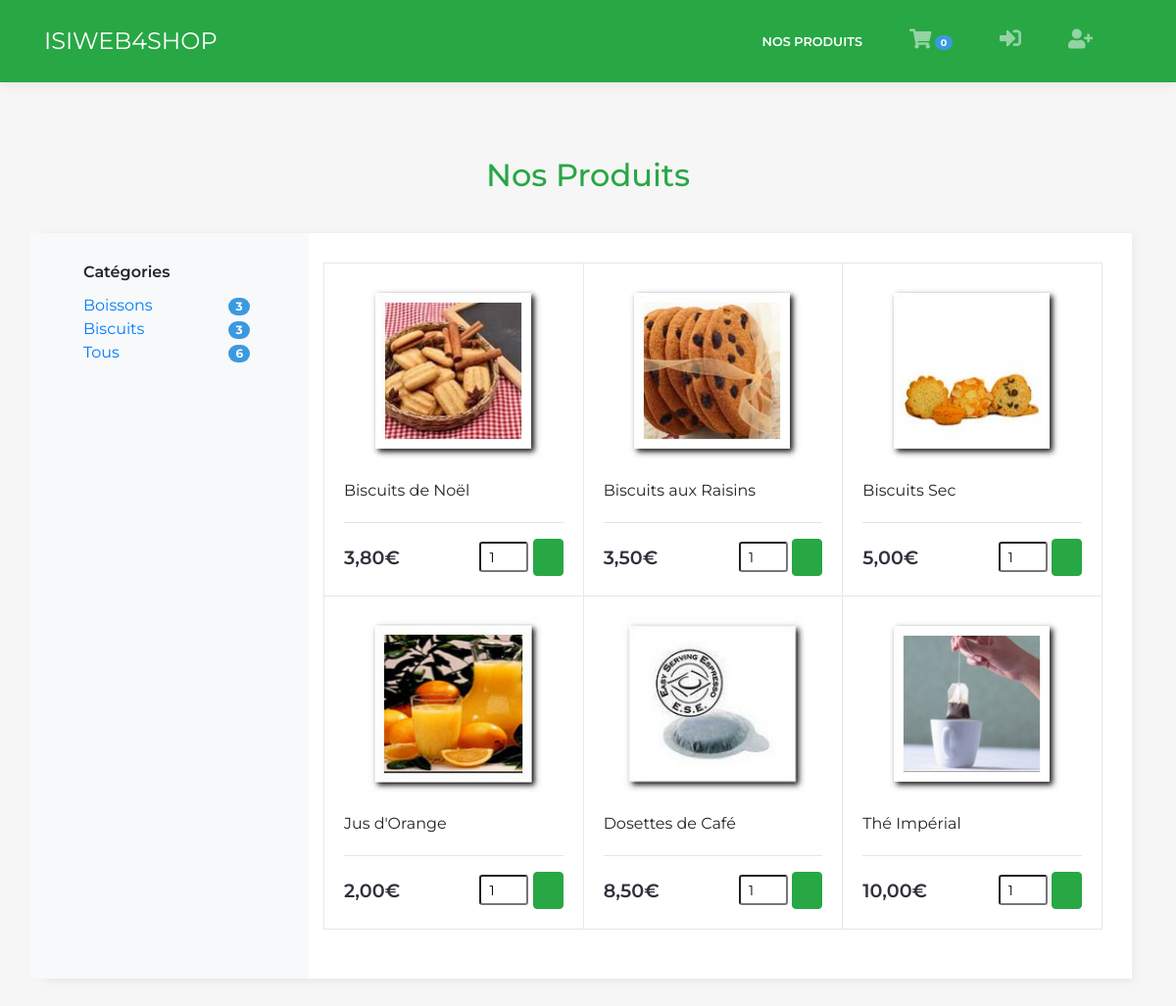
Screenshot of /index.php?action=products with the database file from the repository.
### tables this page shows
CREATE TABLE `categories` (
  `id` int(8) NOT NULL,
  `name` varchar(255) NOT NULL
);

CREATE TABLE `products` (
  `id` int(8) NOT NULL,
  `category` int(8) NOT NULL,
  `name` varchar(64) NOT NULL,
  `description` varchar(255) NOT NULL,
  `img` varchar(255) NOT NULL,
  `price` double NOT NULL,
  `rating` int(10) NOT NULL
);

### Controller.php (called while the page is built, shortened)
<?php
class Controller
{
    public static function productListAction($catID) {
        $categories = CategoryDAO::getInstance()->findAll();
        $category = CategoryDAO::getInstance()->findById($catID);
        $productCounts = ProductDAO::getInstance()->getCount();
        $products = array();
        if ($category != null) {
            $products = ProductDAO::getInstance()->findByCat($category);
        } else {
            $products = ProductDAO::getInstance()->findAll();
        }
        require_once("views/list.php");
    }
}

### model/CategoryDAO.php (called while the page is built, shortened)
<?php
include "entities/Category.php";
class CategoryDAO extends DAO
{
    public function findAll()
    {
        $bdd = Connection::getConnection();
        $query = $bdd->prepare("SELECT * FROM Categories;");
        $query->execute();
        $categories = array();
        while ($data = $query->fetch()) {
            array_push($categories, new Category(
                $data['id'],
                $data['name'],
                self::getNbProduct($data['id'])
            ));
        }
        return $categories;
    }
    public function findByID($id)
    {
        $bdd = Connection::getConnection();
        $query = $bdd->prepare("SELECT * FROM Categories WHERE id= ?;");
        $query->execute(array($id));
        $data = $query->fetch();
        if (isset($data['id'])) {
            return new Category(
                $data['id'],
                $data['name'],
                self::getNbProduct($data['id'])
            );
        }
        return null;
    }
    public static function getNbProduct($id) {
        $bdd = Connection::getConnection();
        $query = $bdd->prepare("SELECT COUNT(id) from Products WHERE category=?");
        $query->execute(array($id));
        $data = $query->fetch();
        if (isset($data[0])) {
            return $data[0];
        }
        return 0;
    }
}

### model/entities/Category.php (called while the page is built, shortened)
<?php
class Category
{
    private $id;
    private $name;
    private $nbProducts;
    public function __construct($id, $name, $nbProduct)
    {
        $this->id = $id;
        $this->name = $name;
        $this->nbProducts = $nbProduct;
    }
    public function getId()
    {
        return $this->id;
    }
    public function getName()
    {
        return $this->name;
    }
    public function getNbProducts()
    {
        return $this->nbProducts;
    }
}

### model/ProductDAO.php (called while the page is built, shortened)
<?php
include "entities/Product.php";
class ProductDAO extends DAO
{
    public function findAll()
    {
        $bdd = Connection::getConnection();
        $query = $bdd->prepare("SELECT * FROM Products;");
        $query->execute();
        $categoryDAO = new CategoryDAO();
        $products = array();
        while ($data = $query->fetch()) {
            $category = $categoryDAO->findByID($data['category']);
            array_push($products, new Product(
                $data['id'],
                $category,
                $data['name'],
                $data['description'],
                $data['img'],
                $data['price'],
                $data['rating']
            ));
        }
        return $products;
    }
    public function getCount() {
        $bdd = Connection::getConnection();
        $query = $bdd->prepare("SELECT Count(id) from Products");
        $query->execute();
        $data = $query->fetch();
        if (isset($data[0])) {
            return $data[0];
        }
        return 0;
    }
}

### model/entities/Product.php (called while the page is built, shortened)
<?php
class Product
{
    private $id;
    private $name;
    private $img;
    private $price;
    public function __construct($id, $category, $name, $desc, $img, $price, $rating)
    {
        $this->id = $id;
        $this->name = $name;
        $this->img = $img;
        $this->price = $price;
    }
    public function getId()
    {
        return $this->id;
    }
    public function getName()
    {
        return $this->name;
    }
    public function getImg()
    {
        if (file_exists("assets/img/products/".$this->img))
            return $this->img;
        return "dummy.jpg";
    }
    public function getPrice()
    {
        return $this->price;
    }
}

### views/list.php (the view, shortened to what this page needs)
<!DOCTYPE html>
<html>
<head>
</head>
<body>
    <?php require_once "navbar.php"; ?>
    <main class="page catalog-page">
        <section class="clean-block clean-catalog dark">
            <div class="container">
                <div class="block-heading">
                    <h2 class="text-success">Nos
                        <?php
                        if ($category != null)
                            echo $category->getName();
                        else
                            echo "Produits";
                        ?>
                    </h2>
                </div>
                <div class="content">
                    <div class="row">
                        <div class="col-md-3 bg-light border-info">
                            <div class="d-md-block ">
                                <div class="filters ">
                                    <div class="filter-item">
                                        <h3>Catégories</h3>
                                        <div class="row">
                                            <?php
                                            foreach ($categories as $c) {
                                                echo '<div class="col-8"><a href="index.php?action=products&cat='.$c->getID().'">'.$c->getName().'</a></div>
                                                      <div class="col-2 p-0"><span class="badge badge-pill badge-info">'.$c->getNbProducts().'</span></div>';
                                            }
                                            ?>
                                            <div class="col-8"><a href='index.php?action=products'>Tous</a></div>
                                            <div class="col-2 p-0"><span class="badge badge-pill badge-info"><?php echo ($productCounts); ?></span></div>
                                        </div>
                                    </div>
                                </div>
                            </div>
                        </div>
                        <div class="col-md-9">
                            <div class="products">
                                <div class="row no-gutters">
                                    <?php
                                    foreach($products as $p) {
                                        echo '
                                                <div class="col-12 col-md-6 col-lg-4">
                                                    <div class="clean-product-item">
                                                        <div class="image img-product-div">
                                                            <a href="index.php?action=product&id='.$p->getId().'">
                                                                <img class="img-fluid d-block mx-auto img-product" id="image-'.$p->getID().'" src="assets/img/products/'.$p->getImg().'">
                                                            </a>
                                                        </div>
                                                        <div class="product-name">
                                                            <p id="title-'.$p->getID().'">'.$p->getName().'</p>
                                                        </div>
                                                        <hr class="separator">
                                                        <div class="about">
                                                            <div class="justify-content-between price" style="max-width: 182px;">
                                                                <h3 id="price-'.$p->getID().'" class="product-description">'.number_format($p->getPrice(), 2, ",", " ").'€</h3>
                                                            </div>
                                                            <form action="index.php?action=addToCart" method="post">
                                                                <div class="form-check form-check-inline m-0">
                                                                    <input id="product-'.$p->getId().'" name="product" type="hidden" value="'.$p->getId().'">
                                                                    <input class="form-control-sm d-lg-flex justify-content-between product-quantity cart-qty" type="number" id="quantity-'.$p->getId().'" name="quantity" min="1" max="99" step="1" placeholder="1" value="1">
                                                                </div>
                                                                <button class="btn btn-success product-price" id="add-'.$p->getID().'" type="submit" title="Ajouter au Panier"><i class="icon-basket"></i></button>
                                                            </form>
                                                        </div>
                                                    </div>
                                                </div>';
                                    }
                                    ?>
                                </div>
                            </div>
                        </div>
                    </div>
                </div>
            </div>
        </section>
    </main>
</body>
</html>

### index.php (shortened to what this page needs)
<?php
include 'Controller.php';
include 'model/CategoryDAO.php';
include 'model/ProductDAO.php';
if (isset($_GET['action'])) {
    if ($_GET['action'] == 'index') {
        Controller::indexAction();
    }
    elseif ($_GET['action'] == 'login') {
       Controller::loginAction();
    }
    elseif ($_GET['action'] == 'logout') {
       Controller::logoutAction();
    }
    elseif ($_GET['action'] == 'register') {
        Controller::registerAction();
    }
    elseif ($_GET['action'] == 'products') {
        if (isset($_GET['cat']))
            Controller::productListAction($_GET['cat']);
        else
            Controller::productListAction(null);
    }
    elseif ($_GET['action'] == 'product') {
        Controller::productAction($_GET['id']);
    }
    elseif ($_GET['action'] == 'cart') {
        Controller::shoppingCartAction();
    }
    elseif ($_GET['action'] == 'admin') {
        Controller::adminAction();
    }
    elseif ($_GET['action'] == 'addToCart') {
        if (isset($_POST['product']) && isset($_POST['quantity']))
            Controller::addToCart($_POST['product'], $_POST['quantity']);
        else
            Controller::errorAction();
    }
    elseif ($_GET['action'] == 'editCart') {
        if (isset($_POST['product']) && isset($_POST['quantity']))
            Controller::editCart($_POST['product'], $_POST['quantity']);
        else
            Controller::errorAction(1);
    }
    elseif ($_GET['action'] == 'removeCart') {
        if (isset($_GET['id']))
            Controller::removeFromCart($_GET['id']);
        else
            Controller::errorAction(1);
    }
    elseif ($_GET['action'] == 'delivery') {
        if (isset($_GET['id']))
            Controller::deliveryAction($_GET['id']);
        else
            Controller::deliveryAction(-1);
    }
    elseif ($_GET['action'] == 'payment') {
        if (isset($_GET['id']))
            Controller::paymentAction($_GET['id']);
        else
            Controller::errorAction(2);
    }
    elseif ($_GET['action'] == 'validate') {
        if (isset($_GET['id']))
            Controller::validateOrder($_GET['id']);
        else
            Controller::errorAction(2);
    }
    elseif ($_GET['action'] == 'download') {
        if (isset($_GET['id']))
            Controller::downloadAction($_GET['id']);
        else
            Controller::errorAction(2);
    }
    elseif ($_GET['action'] == 'revive') {
        if (isset($_GET['id']))
            Controller::reviveAction($_GET['id']);
        else
            Controller::errorAction(2);
    }
    elseif ($_GET['action'] == 'paypal' || $_GET['action'] == 'cheque' ) {
        if (isset($_GET['id']))
            Controller::authPaymentAction($_GET['id'], $_GET['action'] == 'paypal');
        else
            Controller::errorAction(2);
    }
    elseif ($_GET['action'] == 'error') {
        if (isset($_GET['error']))
            Controller::errorAction($_GET['error']);
        else
            Controller::errorAction(0);
    }
    else {
        Controller::errorAction(0);
    }
}
else {
    Controller::errorAction(0);
}

### views/navbar.php (shortened to what this page needs)
<nav class="navbar navbar-dark navbar-expand-lg fixed-top bg-success clean-navbar">
    <div class="container"><a class="navbar-brand logo" href="index.php?action=index">ISIWEB4SHOP</a>
        <div class="collapse navbar-collapse"
            id="navcol-1">
            <ul class="nav navbar-nav ml-auto">
                <li class="nav-item" role="presentation"><a class="nav-link <?php if ($_GET['action'] == "products") echo ('active');?>" href="index.php?action=products">Nos produits</a></li>
                <li class="nav-item" role="presentation">
                    <a class="nav-link <?php if ($_GET['action'] == "cart") echo ('active');?>" href="index.php?action=cart" title="Mon Panier">
                        <span class="badge badge-pill badge-info"><?php
                            if (isset($_SESSION['cart'])) {
                                $cart = unserialize($_SESSION['cart']);
                                echo($cart->getNbProducts());
                            } else
                                echo("0");
                            ?></span>
                    </a>
                </li>
                <?php if (isset($_SESSION['username'])) {
                    if ($_SESSION['role'] == 'ADMIN') {
                        echo('<li class="nav-item" role="presentation"><a title="Administration" class="nav-link ');
                        if ($_GET['action'] == "admin") echo ('active');
                        echo('" href="index.php?action=admin"><i class="fa fa-user"></i></a></li>');
                    }
                    echo ('<li class="nav-item" role="presentation"><a title="Se deconnecter" class="nav-link" href="index.php?action=logout"><i class="fas fa-sign-out-alt"></i></a></li>');
                } else {
                    echo ('<li class="nav-item" role="presentation"><a title="Se connecter" class="nav-link ');
                    if ($_GET['action'] == "login") echo ('active');
                    echo('" href="index.php?action=login"><i class="fas fa-sign-in-alt"></i></a></li>');
                    echo ('<li class="nav-item" role="presentation"><a title="Crée un compte" class="nav-link ');
                    if ($_GET['action'] == "register") echo ('active');
                    echo('" href="index.php?action=register"><i class="fas fa-user-plus"></i></a></li>');
                }
                ?>
            </ul>
        </div>
    </div>
</nav>

### assets/css/smoothproducts.css (style rules this page uses)
html, body { height: 100%; width: 100%; }
.img-product { height:250px; }
.cart-qty { width:50px; }
html, body { height: 100%; }
body { display: flex; flex-direction: column; }
.content { flex: 1 0 auto; }

### rows the page displays
categories: name "Boissons", NbProducts "3"
categories: name "Biscuits", NbProducts "3"
products: img (picture), name "Biscuits de Noël", price "3,80"
products: img (picture), name "Biscuits aux Raisins", price "3,50", quantity "1"
products: img (picture), name "Biscuits Sec", price "5,00"
products: img (picture), name "Jus d'Orange", price "2,00"
products: img (picture), name "Dosettes de Café", price "8,50"
products: img (picture), name "Thé Impérial", price "10,00"

### other values shown
$productCounts "6"
